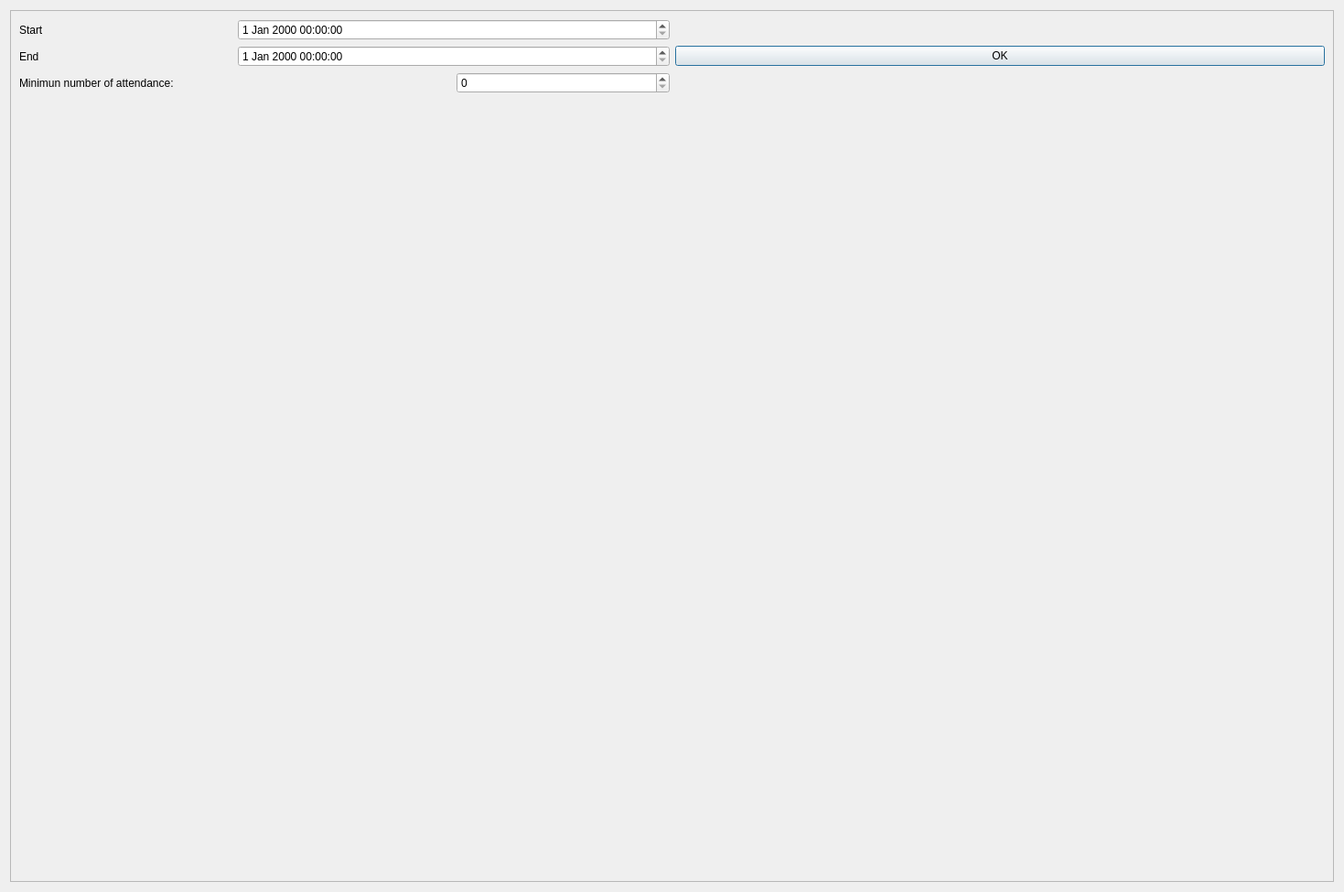
<?xml version="1.0" encoding="UTF-8"?>
<ui version="4.0">
 <class>frequent_devices</class>
 <widget class="QDialog" name="frequent_devices">
  <property name="geometry">
   <rect>
    <x>0</x>
    <y>0</y>
    <width>1469</width>
    <height>975</height>
   </rect>
  </property>
  <property name="windowTitle">
   <string>Dialog</string>
  </property>
  <layout class="QGridLayout" name="gridLayout_2">
   <item row="0" column="1">
    <widget class="QScrollArea" name="scrollArea">
     <property name="widgetResizable">
      <bool>true</bool>
     </property>
     <widget class="QWidget" name="scrollAreaWidgetContents_2">
      <property name="geometry">
       <rect>
        <x>0</x>
        <y>0</y>
        <width>1449</width>
        <height>955</height>
       </rect>
      </property>
      <layout class="QGridLayout" name="gridLayout_3">
       <item row="0" column="0">
        <layout class="QHBoxLayout" name="horizontalLayout">
         <item>
          <layout class="QGridLayout" name="gridLayout">
           <item row="0" column="0">
            <widget class="QLabel" name="label">
             <property name="text">
              <string>Start    </string>
             </property>
            </widget>
           </item>
           <item row="0" column="1" colspan="2">
            <widget class="QDateTimeEdit" name="dateTimeEdit_start"/>
           </item>
           <item row="1" column="1" colspan="2">
            <widget class="QDateTimeEdit" name="dateTimeEdit_end"/>
           </item>
           <item row="1" column="0">
            <widget class="QLabel" name="label_2">
             <property name="text">
              <string>End</string>
             </property>
            </widget>
           </item>
           <item row="2" column="0" colspan="2">
            <widget class="QLabel" name="label_3">
             <property name="text">
              <string>Minimun number of attendance:</string>
             </property>
            </widget>
           </item>
           <item row="2" column="2">
            <widget class="QSpinBox" name="n_limit"/>
           </item>
          </layout>
         </item>
         <item>
          <widget class="QPushButton" name="pushButton">
           <property name="text">
            <string>OK</string>
           </property>
          </widget>
         </item>
        </layout>
       </item>
       <item row="1" column="0">
        <widget class="QLabel" name="result">
         <property name="text">
          <string/>
         </property>
        </widget>
       </item>
      </layout>
     </widget>
    </widget>
   </item>
  </layout>
 </widget>
 <resources/>
 <connections/>
</ui>
